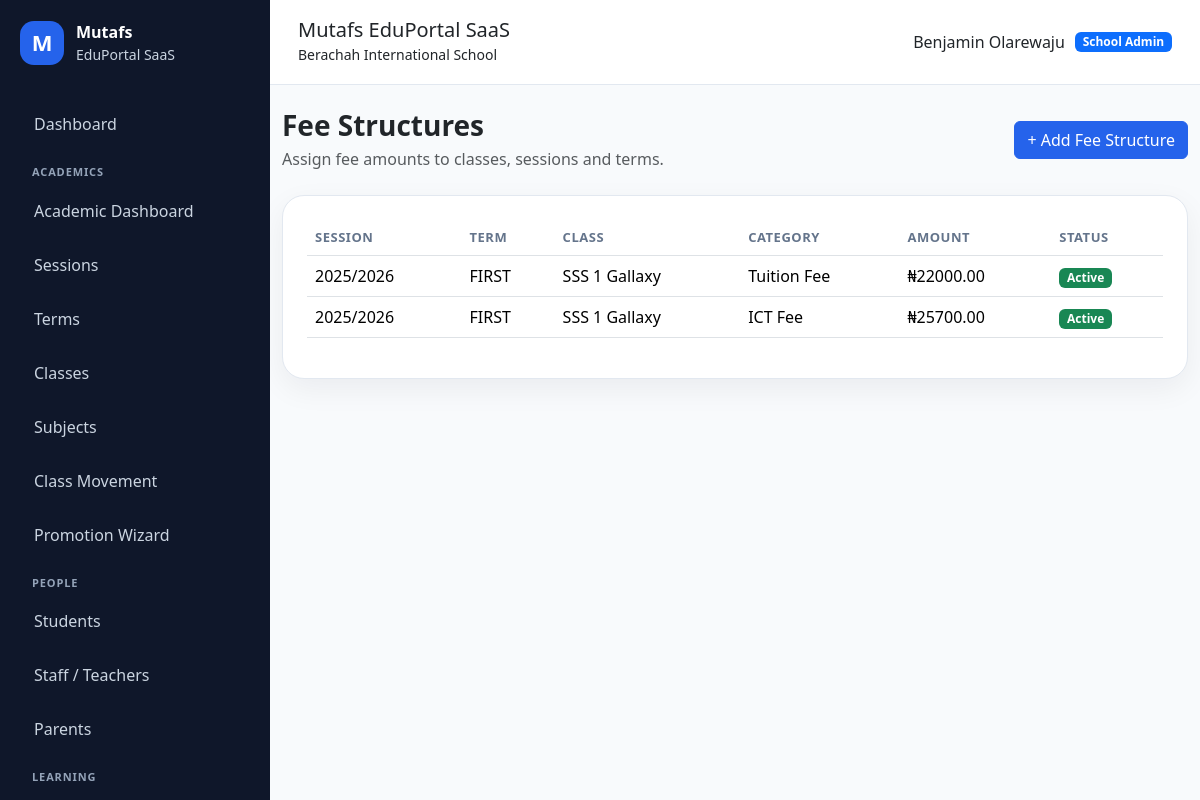
/finance/structures/ (signed in), run on the app's committed database.
### apps/schools/models.py (models this page shows, shortened)
class School(models.Model):
    class SubscriptionStatus(models.TextChoices):
        TRIAL = "TRIAL", "Trial"
        ACTIVE = "ACTIVE", "Active"
        EXPIRED = "EXPIRED", "Expired"
        SUSPENDED = "SUSPENDED", "Suspended"
    name = models.CharField(max_length=255)
    slug = models.SlugField(max_length=255, unique=True, db_index=True)
    portal_subpath = models.SlugField(
        max_length=255,
        unique=True,
        help_text="Public portal path, e.g. berachah-school",
    )
    code = models.CharField(max_length=50, unique=True, db_index=True)
    email = models.EmailField(blank=True)
    phone = models.CharField(max_length=30, blank=True)
    address = models.TextField(blank=True)
    logo = models.ImageField(upload_to="school_logos/", blank=True, null=True)
    result_stamp = models.ImageField(
        upload_to="school_stamps/",
        blank=True,
        null=True,
    )
    is_active = models.BooleanField(default=True)
    is_verified = models.BooleanField(default=False)
    subscription_status = models.CharField(
        max_length=20,
        choices=SubscriptionStatus.choices,
        default=SubscriptionStatus.TRIAL,
        db_index=True,
    )
    subscription_start_date = models.DateField(null=True, blank=True)
    subscription_end_date = models.DateField(null=True, blank=True)
    result_checker_enabled = models.BooleanField(default=True)
    cbt_enabled = models.BooleanField(default=True)
    finance_enabled = models.BooleanField(default=True)
    parent_portal_enabled = models.BooleanField(default=True)
    custom_domain = models.CharField(
        max_length=255,
        blank=True,
        db_index=True,
        help_text="Example: schoolname.com",
    )
    subdomain = models.SlugField(
        max_length=100,
        blank=True,
        db_index=True,
        help_text="Example: brightstar",
    )
    primary_color = models.CharField(
        max_length=20,
        default="#2563eb",
    )
    secondary_color = models.CharField(
        max_length=20,
        default="#0f172a",
    )
    accent_color = models.CharField(
        max_length=20,
        default="#22c55e",
    )
    maintenance_mode = models.BooleanField(default=False)
    maintenance_message = models.TextField(
        blank=True,
        default="This school portal is temporarily under maintenance.",
    )
    storage_limit_mb = models.PositiveIntegerField(default=500)
    allow_custom_branding = models.BooleanField(default=True)
    created_at = models.DateTimeField(auto_now_add=True)
    updated_at = models.DateTimeField(auto_now=True)
    class Meta:
        ordering = ["name"]
        indexes = [
            models.Index(fields=["slug"]),
            models.Index(fields=["portal_subpath"]),
            models.Index(fields=["subscription_status"]),
            models.Index(fields=["is_active"]),
        ]
    @property
    def is_subscription_expired(self):
        if not self.subscription_end_date:
            return False
        return timezone.localdate() > self.subscription_end_date

### apps/accounts/models.py (models this page shows, shortened)
class User(AbstractUser):
    class Role(models.TextChoices):
        SUPER_ADMIN = "SUPER_ADMIN", "Super Admin"
        SCHOOL_ADMIN = "SCHOOL_ADMIN", "School Admin"
        TEACHER = "TEACHER", "Teacher"
        STUDENT = "STUDENT", "Student"
        PARENT = "PARENT", "Parent/Guardian"
    email = models.EmailField(unique=True)
    role = models.CharField(
        max_length=30,
        choices=Role.choices,
        default=Role.STUDENT,
        db_index=True,
    )
    school = models.ForeignKey(
        "schools.School",
        on_delete=models.SET_NULL,
        null=True,
        blank=True,
        related_name="users",
    )
    phone = models.CharField(max_length=30, blank=True)
    profile_picture = models.ImageField(
        upload_to="profiles/",
        blank=True,
        null=True,
    )
    must_change_password = models.BooleanField(default=False)
    last_login_ip = models.GenericIPAddressField(null=True, blank=True)
    last_activity_at = models.DateTimeField(null=True, blank=True)
    failed_login_attempts = models.PositiveIntegerField(default=0)
    created_at = models.DateTimeField(auto_now_add=True)
    updated_at = models.DateTimeField(auto_now=True)
    REQUIRED_FIELDS = ["email"]
    class Meta:
        indexes = [
            models.Index(fields=["role"]),
            models.Index(fields=["school", "role"]),
            models.Index(fields=["email"]),
        ]
    @property
    def is_super_admin(self):
        return self.role == self.Role.SUPER_ADMIN
    @property
    def is_school_admin(self):
        return self.role == self.Role.SCHOOL_ADMIN
    @property
    def is_teacher(self):
        return self.role == self.Role.TEACHER
    @property
    def is_student(self):
        return self.role == self.Role.STUDENT
    @property
    def is_parent(self):
        return self.role == self.Role.PARENT

### apps/finance/models.py (models this page shows, shortened)
class FeeStructure(models.Model):
    school = models.ForeignKey(
        "schools.School",
        on_delete=models.CASCADE,
        related_name="fee_structures",
    )
    session = models.ForeignKey(
        "academics.AcademicSession",
        on_delete=models.CASCADE,
        related_name="fee_structures",
    )
    term = models.ForeignKey(
        "academics.AcademicTerm",
        on_delete=models.CASCADE,
        related_name="fee_structures",
    )
    school_class = models.ForeignKey(
        "academics.SchoolClass",
        on_delete=models.CASCADE,
        related_name="fee_structures",
    )
    category = models.ForeignKey(
        FeeCategory,
        on_delete=models.CASCADE,
        related_name="fee_structures",
    )
    amount = models.DecimalField(
        max_digits=12,
        decimal_places=2,
    )
    description = models.TextField(blank=True)
    is_active = models.BooleanField(default=True)
    created_by = models.ForeignKey(
        settings.AUTH_USER_MODEL,
        on_delete=models.SET_NULL,
        null=True,
        blank=True,
        related_name="created_fee_structures",
    )
    created_at = models.DateTimeField(auto_now_add=True)
    class Meta:
        ordering = ["school_class__name"]
        unique_together = (
            "school",
            "session",
            "term",
            "school_class",
            "category",
        )

class FeeCategory(models.Model):
    school = models.ForeignKey(
        "schools.School",
        on_delete=models.CASCADE,
        related_name="fee_categories",
    )
    name = models.CharField(max_length=150)
    description = models.TextField(blank=True)
    is_active = models.BooleanField(default=True)
    created_at = models.DateTimeField(auto_now_add=True)
    class Meta:
        ordering = ["name"]
        unique_together = ("school", "name")

### apps/academics/models.py (models this page shows, shortened)
class AcademicSession(models.Model):
    school = models.ForeignKey(
        "schools.School",
        on_delete=models.CASCADE,
        related_name="academic_sessions",
    )
    name = models.CharField(max_length=50)
    start_date = models.DateField(null=True, blank=True)
    end_date = models.DateField(null=True, blank=True)
    is_current = models.BooleanField(default=False)
    is_closed = models.BooleanField(default=False)
    closed_at = models.DateTimeField(null=True, blank=True)
    created_at = models.DateTimeField(auto_now_add=True)
    class Meta:
        ordering = ["-start_date", "-created_at"]
        unique_together = ("school", "name")

class AcademicTerm(models.Model):
    class TermName(models.TextChoices):
        FIRST = "FIRST", "First Term"
        SECOND = "SECOND", "Second Term"
        THIRD = "THIRD", "Third Term"
    school = models.ForeignKey(
        "schools.School",
        on_delete=models.CASCADE,
        related_name="academic_terms",
    )
    session = models.ForeignKey(
        AcademicSession,
        on_delete=models.CASCADE,
        related_name="terms",
    )
    name = models.CharField(max_length=20, choices=TermName.choices)
    start_date = models.DateField(null=True, blank=True)
    end_date = models.DateField(null=True, blank=True)
    is_current = models.BooleanField(default=False)
    is_closed = models.BooleanField(default=False)
    closed_at = models.DateTimeField(null=True, blank=True)
    created_at = models.DateTimeField(auto_now_add=True)
    class Meta:
        ordering = ["session", "name"]
        unique_together = ("school", "session", "name")

class SchoolClass(models.Model):
    class Category(models.TextChoices):
        NURSERY = "NURSERY", "Nursery"
        PRIMARY = "PRIMARY", "Primary"
        JSS = "JSS", "Junior Secondary"
        SSS = "SSS", "Senior Secondary"
    school = models.ForeignKey(
        "schools.School",
        on_delete=models.CASCADE,
        related_name="classes",
    )
    name = models.CharField(max_length=100)
    category = models.CharField(max_length=20, choices=Category.choices)
    position_order = models.PositiveIntegerField(default=0)
    is_active = models.BooleanField(default=True)
    created_at = models.DateTimeField(auto_now_add=True)
    class Meta:
        ordering = ["position_order", "name"]
        unique_together = ("school", "name")

### apps/finance/views.py (the view)
# urls.py: path("structures/", views.fee_structure_list, name="fee_structure_list"),
@login_required
@role_required(User.Role.SCHOOL_ADMIN)
def fee_structure_list(request):
    school = current_school(request)
    structures = FeeStructure.objects.filter(
        school=school
    ).select_related(
        "session",
        "term",
        "school_class",
        "category",
    )
    return render(request, "finance/fee_structure_list.html", {
        "structures": structures,
    })

### apps/core/context_processors.py (called while the page is built)
def global_context(request):
    user = getattr(request, "user", None)
    current_school = None
    subscription_expired = False
    if user and user.is_authenticated:
        current_school = getattr(user, "school", None)
        subscription_expired = getattr(request, "subscription_expired", False)
    return {
        "APP_NAME": "Mutafs EduPortal SaaS",
        "COMPANY_NAME": "Mutafs Global Technology",
        "current_school": current_school,
        "subscription_expired": subscription_expired,
    }

### apps/finance/views.py (called while the page is built)
def current_school(request):
    return request.user.school

### apps/messaging/context_processors.py (called while the page is built)
def unread_messages_count(request):
    if not request.user.is_authenticated:
        return {
            "global_unread_messages_count": 0,
        }
    count = MessageReadStatus.objects.filter(
        user=request.user,
        is_read=False,
    ).count()
    return {
        "global_unread_messages_count": count,
    }

### apps/notifications/context_processors.py (called while the page is built)
def notification_context(request):
    if not request.user.is_authenticated:
        return {}
    notifications = UserNotification.objects.select_related(
        "announcement"
    ).filter(
        user=request.user,
        announcement__is_active=True,
        announcement__publish_at__lte=timezone.now(),
        is_read=False,
    )[:5]
    return {
        "global_notifications": notifications,
        "global_unread_notifications_count": notifications.count(),
    }

### apps/schools/context_processors.py (called while the page is built)
def tenant_context(request):
    school = None
    if request.user.is_authenticated:
        school = getattr(request.user, "school", None)
    return {
        "tenant_school": school,
    }

### templates/finance/fee_structure_list.html
{% extends "base.html" %}
{% block content %}
<div class="d-flex justify-content-between align-items-center mb-4">
    <div>
        <h3 class="fw-bold mb-1">Fee Structures</h3>
        <p class="text-muted mb-0">
            Assign fee amounts to classes, sessions and terms.
        </p>
    </div>
    <a href="{% url 'fee_structure_create' %}" class="btn btn-primary">
        + Add Fee Structure
    </a>
</div>
<div class="content-card">
    <div class="table-responsive">
        <table class="table align-middle">
            <thead>
                <tr>
                    <th>Session</th>
                    <th>Term</th>
                    <th>Class</th>
                    <th>Category</th>
                    <th>Amount</th>
                    <th>Status</th>
                </tr>
            </thead>
            <tbody>
                {% for item in structures %}
                    <tr>
                        <td>{{ item.session.name }}</td>
                        <td>{{ item.term.name }}</td>
                        <td>{{ item.school_class.name }}</td>
                        <td>{{ item.category.name }}</td>
                        <td>₦{{ item.amount }}</td>
                        <td>
                            {% if item.is_active %}
                                <span class="badge bg-success">Active</span>
                            {% else %}
                                <span class="badge bg-secondary">Inactive</span>
                            {% endif %}
                        </td>
                    </tr>
                {% empty %}
                    <tr>
                        <td colspan="6" class="text-center text-muted py-4">
                            No fee structures created yet.
                        </td>
                    </tr>
                {% endfor %}
            </tbody>
        </table>
    </div>
</div>
{% endblock %}

### templates/partials/navbar.html
<header class="topbar">
    <div>
        <h5 class="mb-0">{{ APP_NAME }}</h5>
        {% if current_school %}
            <small>{{ current_school.name }}</small>
        {% else %}
            <small>{{ COMPANY_NAME }}</small>
        {% endif %}
    </div>
    <div class="topbar-user">
        {% if request.user.is_authenticated %}
            <span>{{ request.user.get_full_name|default:request.user.username }}</span>
            <span class="badge bg-primary">{{ request.user.get_role_display }}</span>
        {% endif %}
    </div>
</header>

### static/css/dashboard.css (style rules this page uses)
:root { --primary: #2563eb; --dark: #0f172a; --muted: #64748b; --bg: #f8fafc; --card: #ffffff; --border: #e2e8f0; }
body { background: var(--bg); font-family: system-ui, -apple-system, BlinkMacSystemFont, "Segoe UI", sans-serif; }
.topbar { background: white; border-bottom: 1px solid var(--border); padding: 18px 28px; display: flex; justify-content: space-between; align-items: center; }
.topbar-user { display: flex; gap: 10px; align-items: center; }
.content-card { background: #ffffff; border: 1px solid var(--border); border-radius: 22px; padding: 24px; box-shadow: 0 10px 30px rgba(15, 23, 42, 0.06); }
.table thead th { color: #64748b; font-size: 13px; text-transform: uppercase; letter-spacing: 0.04em; }

### data on the page
School: name "Berachah International School"
User: user.get_full_name "Benjamin Olarewaju", user.role "School Admin"
FeeStructure: session.name "2025/2026", term.name "FIRST", school_class.name "SSS 1 Gallaxy", category.name "Tuition Fee", amount "22000.00", is_active "Active"
FeeStructure: session.name "2025/2026", term.name "FIRST", school_class.name "SSS 1 Gallaxy", category.name "ICT Fee", amount "25700.00", is_active "Active"

### other printed values
{{ APP_NAME }} "Mutafs EduPortal SaaS"
